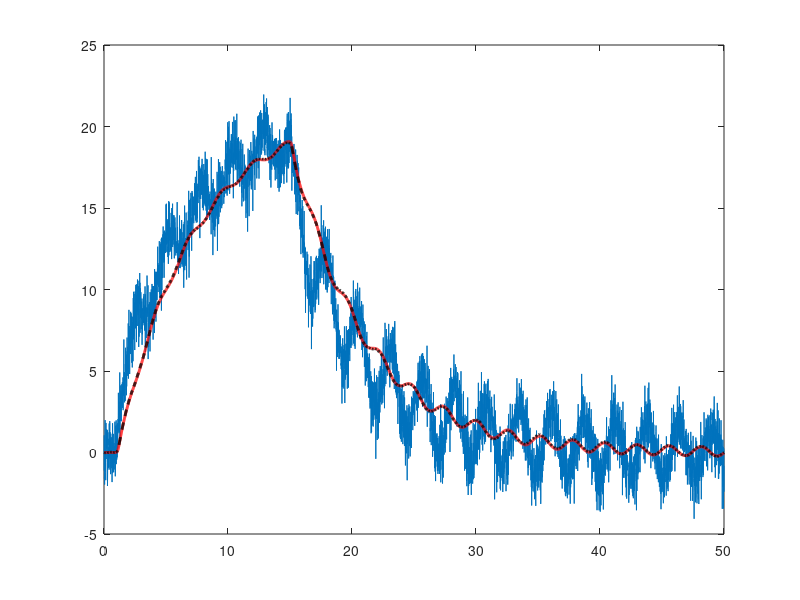
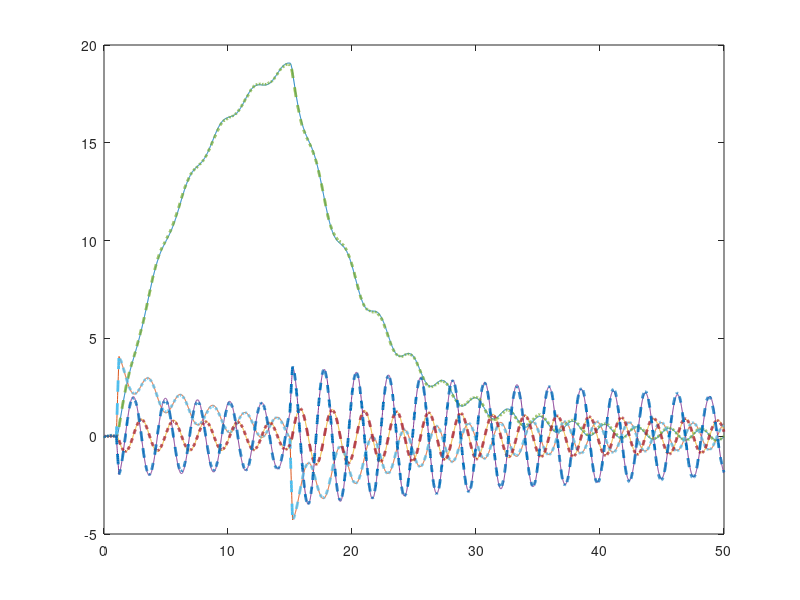

MATLAB code to generate these figures, in order:
clc 
clear all
close all

%m = 0.294;
%M =  0.378;
%L = 0.14;
g = -9.82;
%{

d = 0.01;
%}

m = 1;
M = 5;
L = 2;
%g = -10;
d = 1;


s = -1; % pend up => (s=1)

%% System matrices

A = [0 1 0 0;
     0 -d/M -m*g/M 0;
     0 0 0 1
     0 -s*d/(M*L) -s*(m+M)*g/(M*L) 0];

B = [0; 1/M; 0; s*1/(M*L)];

C = [1 1 1 1];

D = zeros(size(C,1), size(B,2));

linSys = ss(A,B,C,D);
Am = linSys.a;
Bm = linSys.b;
Cm = linSys.c;
Dm = linSys.d;

x0 = [0; 0; pi; .5];

%% System analysis

eig(A)
Ctrb_Mat = ctrb(A,B);
rank(Ctrb_Mat)

%% Pole placement 
%desEigs = [-1; -2; -3; -4];
%K = place(A,B, desEigs)

%% LQR

Q = [1 0 0 0;
     0 1 0 0;
     0 0 10 0;
     0 0 0 100;];
R = 0.01;

K = lqr(A,B,Q,R)

eig(A-B*K)

%% Observability

D = zeros(size(C,1), size(B,2));
ObsvMatr = obsv(A,C);
rank(ObsvMatr);

% Sys augment with disturbances 
Vd = 0.1*eye(4);
Vn = 1;
BF = [B, Vd, 0*B];

sysC = ss(A,BF,C,[0 0 0 0 0 Vn]);
sysFullOutput = ss(A, BF, eye(4), zeros(4,size(BF,2)));

%% Kalman Filter 

Kf = (lqr(A', C', Vd, Vn))';

sysKF = ss(A-Kf*C, [B Kf], eye(4), 0*[B Kf]);

dt = 0.01;
t= dt:dt:50;
uDIST = randn(4,size(t,2));
uNOISE = randn(size(t));

u= 0*t;
u(100:120) = 100;
u(1500:1520) = -100;

uAUG = [u; Vd*Vd*uDIST; uNOISE];
[y,t] = lsim(sysC, uAUG, t);
plot(t,y);

[xtrue,t] = lsim(sysFullOutput, uAUG, t);
hold
plot(t, xtrue(:,1),'r','LineWidth', 2.0)

[x,t] = lsim(sysKF, [u; y'], t);
plot(t,x(:,1),'k--', 'LineWidth', 2.0)

figure
plot(t, xtrue, '-', t,x,'--', 'LineWidth', 2)


%% Eig Test
eigs(A-B*K)



